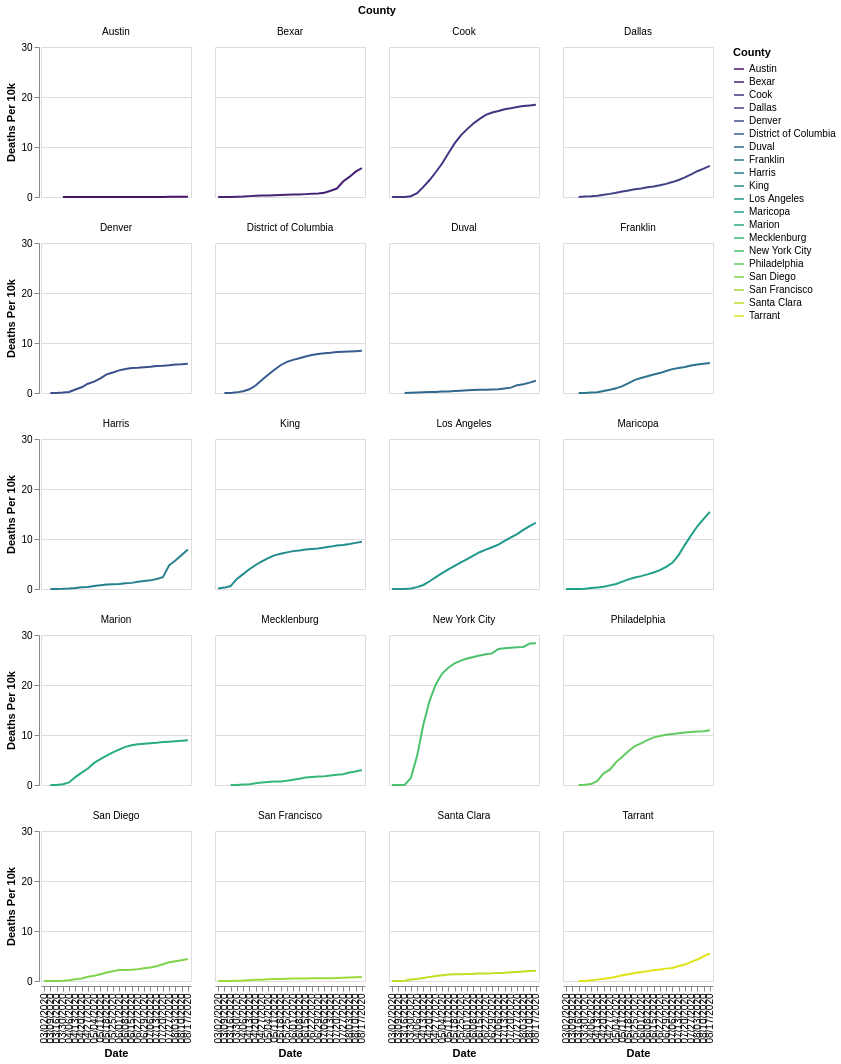

Source (Vega-Lite JSON):
### Vega-Lite specification from a JSON file in a GitHub repository (floating-point values rounded to 4 significant figures; data arrays with more than 128 entries replaced by an {"elided": "..."} marker saying what was removed)
{"config": {"view": {"continuousWidth": 400, "continuousHeight": 300}}, "data": {"name": "data-2f369b6db10d1abcb63913fe87a65277"}, "facet": {"type": "nominal", "field": "County"}, "spec": {"mark": "line", "encoding": {"color": {"type": "nominal", "field": "County", "scale": {"scheme": "viridis"}}, "x": {"type": "ordinal", "field": "Date"}, "y": {"type": "quantitative", "field": "Deaths Per 10k"}}, "height": 150, "width": 150}, "columns": 4, "$schema": "https://vega.github.io/schema/vega-lite/v4.8.1.json", "datasets": {"data-2f369b6db10d1abcb63913fe87a65277": {"elided": "461 records"}}}
